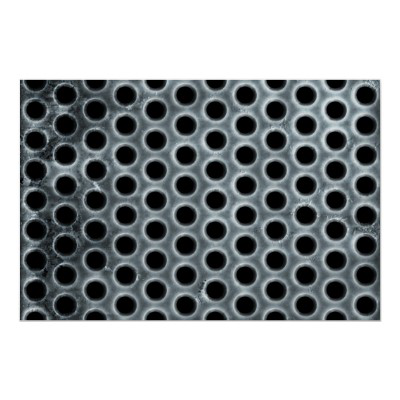
%> input picture TP1-Telechargement/images seules/holes_complete.bmp, 400 x 400 px
$ octave exercice_1_21.m   (GNU Octave 9; MATLAB toolbox functions it lacks are replaced by stand-ins)
%> lines starting %> are read from the running program, lines starting %| are printed output that depends on the picture; in (x1, y1, x2, y2) boxes, pixels count from 0 and x2, y2 are one past the last pixel; in counts of white or black regions, pixels touching at a corner belong together; the program's own positions count from 1
close all
clear all
clc

A=imread('holes_complete.bmp');
%> A is the input picture: size 400x400x3 uint8; mean R, G, B 158.8, 162.8, 164.7
seuil=5;
B=A(:,:,1)<seuil;
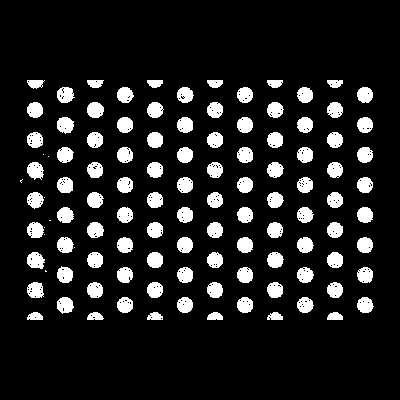
%> B: size 400x400 logical; 12.3% white; 111 white regions (9 under 20 px), largest, box (x1, y1, x2, y2) and area: (27, 252, 45, 269) 226, (57, 117, 74, 134) 222, (27, 162, 44, 180) 220
imshow(B)

taille_masque=5;
se=ones(taille_masque,taille_masque);
C=imclose(B,se);
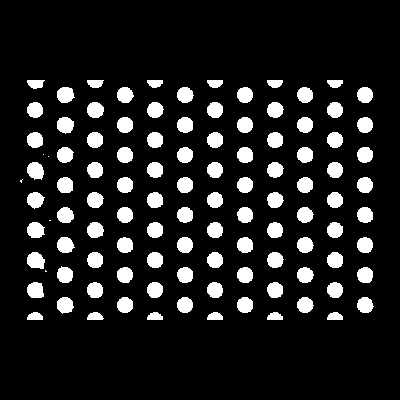
%> C: size 400x400 logical; 12.6% white; 107 white regions (5 under 20 px), largest, box (x1, y1, x2, y2) and area: (27, 252, 45, 269) 237, (27, 162, 44, 180) 234, (57, 117, 74, 134) 226
figure, imshow(C)

D=imopen(C,se);
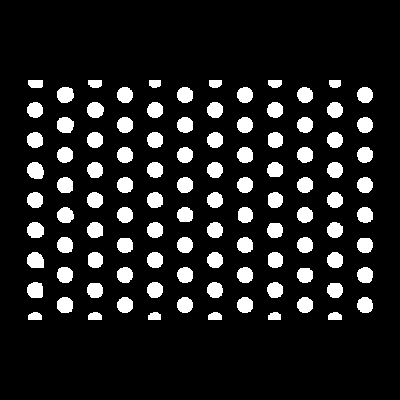
%> D: size 400x400 logical; 12.4% white; 102 white regions, largest, box (x1, y1, x2, y2) and area: (27, 162, 44, 179) 232, (27, 252, 44, 268) 229, (57, 117, 74, 133) 225
figure, imshow(D)
